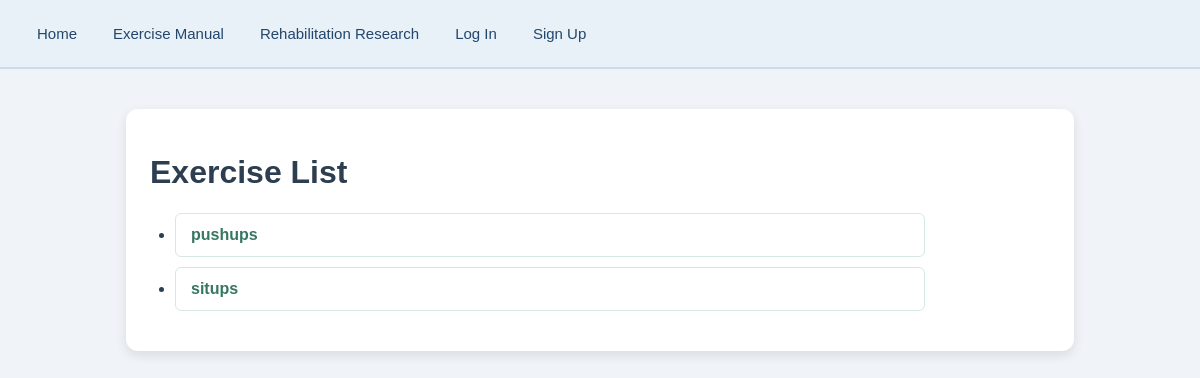
/exercises/manual/, run on an earlier commit of the app's database.
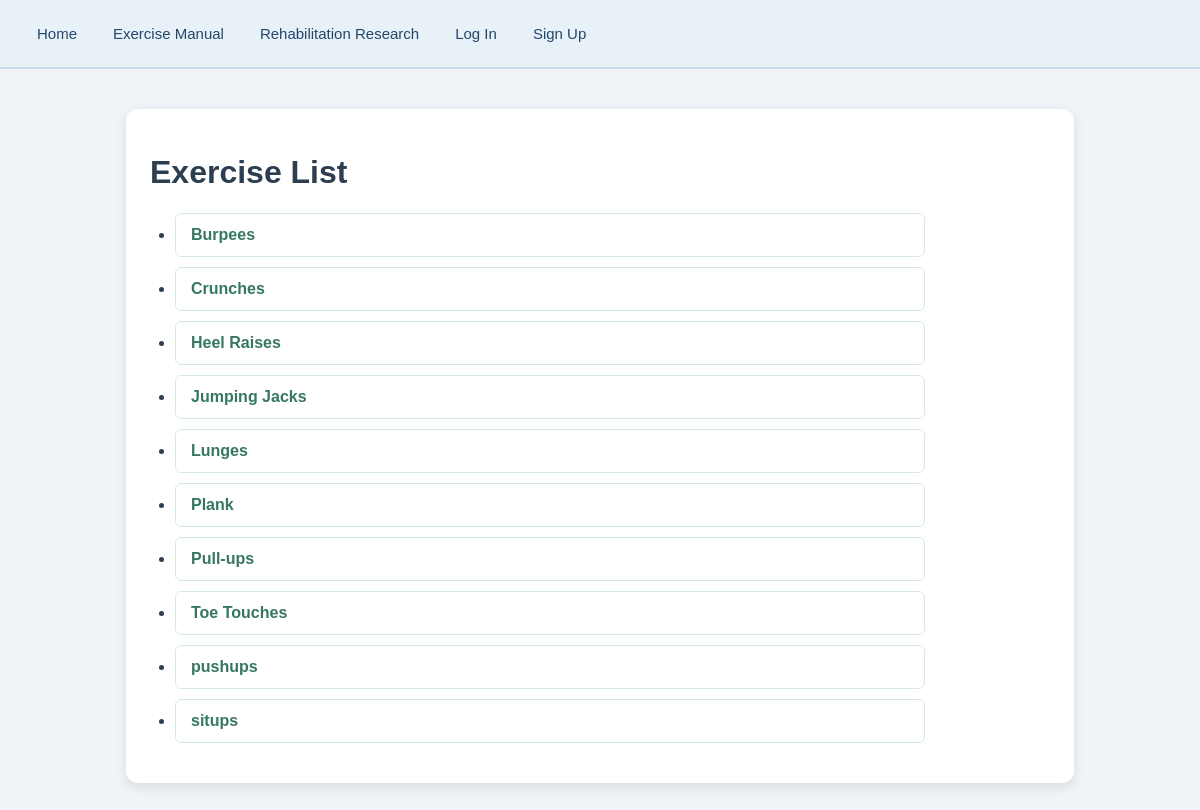
And on a later commit of the database.
### rehab/models.py (models this page shows)
class Exercise(models.Model):
    exercise_id = models.AutoField(primary_key=True)
    name = models.CharField(max_length=100)
    description = models.TextField()
    difficulty = models.IntegerField()
    def __str__(self):
        return f"{self.name}"
    class Meta:
        ordering = ["name"]
        constraints = [
            models.UniqueConstraint(
                fields=["name", "difficulty"],
                name="unique_exercise_difficulty"
            )
        ]

### rehab/views.py (the view)
# urls.py: path("exercises/manual/", exerciseManual, name="exercise_manual"),
def exerciseManual(request):
    template = loader.get_template("rehab/exercise_list.html")
    exercises = Exercise.objects.all()
    context = {
        "exercises": exercises
    }
    return HttpResponse(template.render(context, request))

### templates/rehab/exercise_list.html (shortened to what this page needs)
{% extends "rehab/base.html" %}
{% block rehab_content %}
    <h1>Exercise List</h1>
    <ul>
        {% for exercise in exercises %}
            <li>
                <a href="{% url 'exercise_detail' exercise.pk %}">
                    {{ exercise }}
                </a>
            </li>
        {% empty %}
            <li>No exercise list exists.</li>
        {% endfor %}
    </ul>
{% endblock %}

### templates/rehab/base.html (shortened to what this page needs)
{% load static %}
<!DOCTYPE html>
<html lang="en">
<head>
    <link rel="stylesheet" href="{% static 'css/style.css' %}?v=6">
</head>
<body>
    <nav>
        <a href="{% url 'home' %}">Home</a>
        <a href="{% url 'exercise_manual' %}">Exercise Manual</a>
        <a href="{% url 'pubmed_research' %}">Rehabilitation Research</a>
        {% if user.is_authenticated %}
            <a href="{% url 'training_plan_dashboard' %}">Training Plan Dashboard</a>
            <a href="{% url 'training_plan_history' %}">Training Plan History</a>
            <a href="{% url 'exercise_chart_page' %}">Exercise Dashboard</a>
            <a href="{% url 'reports_rehab' %}">Reports Rehab</a>
            <a href="{% url 'askRehab' %}">Ask Rehab-It</a>
            <a href="{% url 'exerciseCoach' %}">Exercise Coach</a>
            <form method="post" action="{% url 'logout' %}" style="display: inline;">
                {% csrf_token %}
                <button type="submit">Log Out</button>
            </form>
        {% else %}
            <a href="{% url 'login' %}">Log In</a>
            <a href="{% url 'signup' %}">Sign Up</a>
        {% endif %}
    </nav>
    <main>
        {% block rehab_content %}Rehab{% endblock %}
    </main>
</body>
</html>

### static/css/style.css (style rules this page uses)
body { font-family: Arial, sans-serif; background-color: #f0f4f8; color: #2c3e50; margin: 0; padding: 0; }
main { max-width: 900px; margin: 40px auto; padding: 30px; background-color: white; border-radius: 12px; box-shadow: 0 4px 12px rgba(0, 0, 0, 0.1); }
nav { background-color: #e8f0f8; padding: 16px 24px; display: flex; align-items: center; gap: 10px; border-bottom: 2px solid #cbdbea; }
nav a { color: #23466b; text-decoration: none; padding: 9px 13px; font-size: 15px; font-weight: 500; border-radius: 5px; transition: background-color 0.2s; }
main { padding: 24px; }
ul, ol { padding-left: 25px; max-width: 750px; }
li { background-color: #ffffff; margin-bottom: 10px; padding: 12px 15px; border: 1px solid #d5e9e2; border-radius: 6px; }
li a { color: #367764; text-decoration: none; font-weight: bold; }

What changed in the data, as far as the page shows it:
added Exercise: name "Burpees"
added Exercise: name "Crunches"
added Exercise: name "Heel Raises"
added Exercise: name "Jumping Jacks"
added Exercise: name "Lunges"
added Exercise: name "Plank"
added Exercise: name "Pull-ups"
added Exercise: name "Toe Touches"
